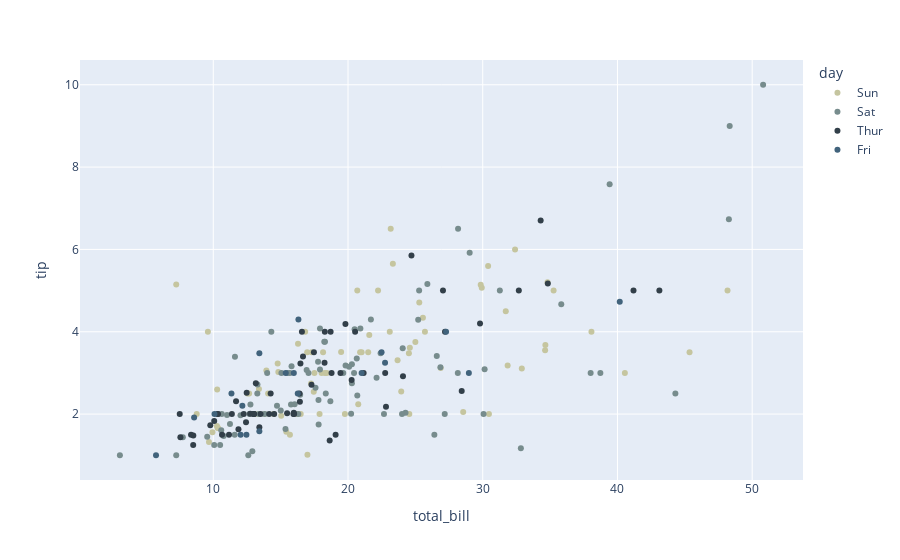

The notebook cell saved with this chart:
### Code cell
# discrete color map - apply colormap to `color_discrete_sequence`
fig = px.scatter(tips, x="total_bill", y="tip", color="day", color_discrete_sequence=vg.plotly)
fig.show()
